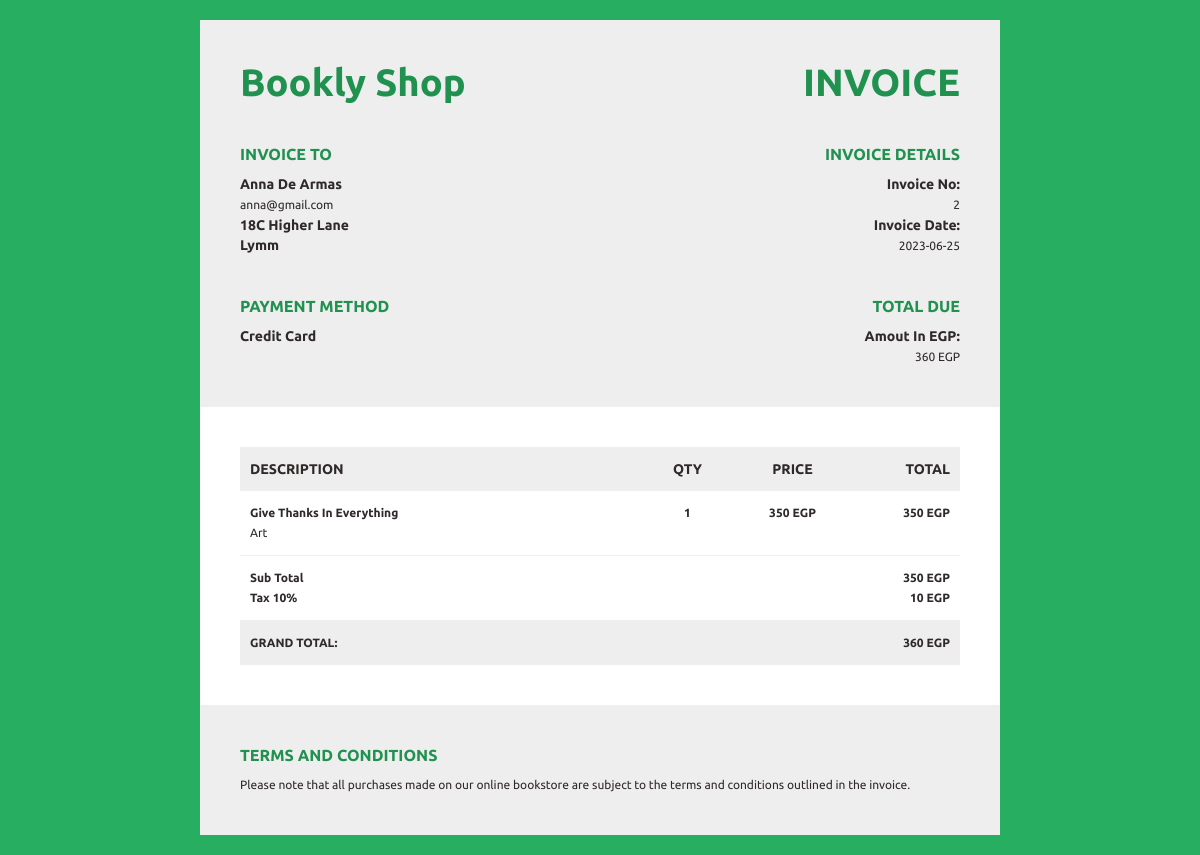
Page /invoice.php?id=2 (signed in) on the committed database.
### tables this page shows
CREATE TABLE `users` (
  `id` int(11) NOT NULL,
  `name` varchar(255) NOT NULL,
  `email` varchar(255) NOT NULL,
  `phone` varchar(255) NOT NULL,
  `address` varchar(255) NOT NULL,
  `password` varchar(255) NOT NULL,
  `group_id` int(11) NOT NULL DEFAULT 1,
  `image` varchar(255) NOT NULL,
  `date` date NOT NULL DEFAULT current_timestamp()
);

CREATE TABLE `order_details` (
  `o_id` int(11) NOT NULL,
  `city` varchar(50) NOT NULL,
  `street` varchar(50) NOT NULL,
  `building` varchar(50) NOT NULL,
  `payment_method` tinyint(1) NOT NULL DEFAULT 0
);

CREATE TABLE `orders` (
  `id` int(11) NOT NULL,
  `u_id` int(11) NOT NULL,
  `sub_total` double NOT NULL DEFAULT 0,
  `taxes` double NOT NULL DEFAULT 0,
  `total` double NOT NULL DEFAULT 0,
  `date` date NOT NULL DEFAULT current_timestamp()
);

CREATE TABLE `order_books` (
  `o_b_id` int(11) NOT NULL,
  `o_id` int(11) NOT NULL,
  `b_id` int(11) NOT NULL,
  `o_price` double NOT NULL,
  `quantity` int(11) NOT NULL,
  `o_total` double NOT NULL
);

CREATE TABLE `books` (
  `id` int(11) NOT NULL,
  `name` varchar(255) NOT NULL,
  `image` varchar(255) NOT NULL,
  `price` varchar(255) NOT NULL,
  `category_id` int(11) NOT NULL,
  `description` varchar(255) NOT NULL,
  `author` int(11) NOT NULL,
  `date` date NOT NULL DEFAULT current_timestamp()
);

CREATE TABLE `category` (
  `id` int(11) NOT NULL,
  `title` varchar(50) NOT NULL,
  `image` varchar(255) NOT NULL
);

### invoice.php (the view, shortened to what this page needs)
<?php
include 'includes/connection.php';
$order_id = "";
if(isset($_GET['id'])){
 $order_id = $_GET['id'];
}else{
 header("location: orders.php");
}
$select_order = $conn->prepare("SELECT * FROM orders o JOIN order_details od ON o.id = od.o_id WHERE id = ?");
$select_order->execute([$order_id]);
$order = $select_order->fetch(PDO::FETCH_OBJ);
$select_order_user = $conn->prepare("SELECT * FROM users WHERE id = ? LIMIT 1");
$select_order_user->execute([$order->u_id]);
$order_user = $select_order_user->fetch(PDO::FETCH_OBJ);
?>
<!DOCTYPE html>
<html lang="en">
<head>
 <link rel="stylesheet" href="css/invoice.css">
</head>
<body>
 <section>
  <div class="invoice" id="print-section">
   <div class="invoice_info">
    <div class="i_row">
     <div class="i_logo">
      <h1>Bookly Shop</h1>
     </div>
     <div class="title">
      <h1>INVOICE</h1>
     </div>
    </div>
    <div class="i_row">
     <div class="i_to">
      <div class="main_title">
       <p>Invoice To</p>
      </div>
      <div class="p_title">
       <p><?= $order_user->name ?></p>
       <span><?= $order_user->email ?></span>
      </div>
      <div class="p_title">
       <p><?= $order->building ?> <?= $order->street ?></p>
       <p><?= $order->city ?></p>
      </div>
     </div>
     <div class="i_details text_right">
      <div class="main_title">
       <p>Invoice details</p>
      </div>
      <div class="p_title">
       <p>Invoice No:</p>
       <span><?= $order->id ?></span>
      </div>
      <div class="p_title">
       <p>Invoice Date:</p>
       <span><?= $order->date ?></span>
      </div>
     </div>
    </div>
    <div class="i_row">
     <div class="i_payment">
      <div class="main_title">
       <p>Payment Method</p>
      </div>
      <div class="p_title">
       <p><?= $order->payment_method == 0 ? "Cashe On Delievery" : "Credit Card" ?></p>
      </div>
     </div>
     <div class="i_duetotal text_right">
      <div class="main_title">
       <p>Total Due</p>
      </div>
      <div class="p_title">
       <p>Amout In EGP:</p>
       <span><?= $order->total ?> EGP</span>
      </div>
     </div>
    </div>
   </div>
   <div class="invoice_table">
    <div class="i_table">
     <div class="i_table_head">
      <div class="i_row">
       <div class="i_col w_55">
        <p class="p_title">DESCRIPTION</p>
       </div>
       <div class="i_col w_15 text_center">
        <p class="p_title">QTY</p>
       </div>
       <div class="i_col w_15 text_center">
        <p class="p_title">PRICE</p>
       </div>
       <div class="i_col w_15 text_right">
        <p class="p_title">TOTAL</p>
       </div>
      </div>
     </div>
     <div class="i_table_body">
      <?php
      $select_order_books = $conn->prepare("SELECT * FROM order_books WHERE o_id = ?");
      $select_order_books->execute([$order_id]);
      if($select_order_books->rowCount() > 0){
       while ($order_book = $select_order_books->fetch(PDO::FETCH_OBJ)){
        $book_name = "Unknown";
        $book_category = "Unknown";
        $select_book = $conn->prepare("SELECT b.*, c.title FROM books b JOIN category c ON b.category_id = c.id WHERE b.id = ? LIMIT 1");
        $select_book->execute([$order_book->b_id]);
        if($select_book->rowCount() > 0){
         $fetch_book = $select_book->fetch(PDO::FETCH_OBJ);
         $book_name = $fetch_book->name;
         $book_category = $fetch_book->title;
        }
       ?>
      <div class="i_row">
       <div class="i_col w_55">
        <p> <?= $book_name ?> </p>
        <span> <?= $book_category ?> </span>
       </div>
       <div class="i_col w_15 text_center">
        <p><?= $order_book->quantity ?></p>
       </div>
       <div class="i_col w_15 text_center">
        <p><?= $order_book->o_price ?> EGP</p>
       </div>
       <div class="i_col w_15 text_right">
        <p><?= $order_book->o_total ?> EGP</p>
       </div>
      </div>
      <?php }}?>
     </div>
     <div class="i_table_foot">
      <div class="i_row">
       <div class="i_col w_50">
        <p>Sub Total</p>
        <p>Tax 10%</p>
       </div>
       <div class="i_col w_50 text_right">
        <p><?= $order->sub_total ?> EGP</p>
        <p><?= $order->taxes ?> EGP</p>
       </div>
      </div>
      <div class="i_row grand_total_wrap">
       <div class="i_col w_50">
        <p>GRAND TOTAL:</p>
       </div>
       <div class="i_col w_50 text_right">
        <p><?= $order->total ?> EGP</p>
       </div>
      </div>
     </div>
    </div>
   </div>
   <div class="invoice_terms">
    <div class="main_title">
     <p>terms and Conditions</p>
    </div>
    <p>Please note that all purchases made on our online bookstore are subject to the terms and conditions outlined in
     the invoice.</p>
   </div>
  </div>
 </section>
</body>
</html>

### css/invoice.css (style rules this page uses)
:root { --bg-clr: #27ae60; --white: #fff; --invoice-bg: #eee; --primary-clr: #2f2929; --secondary-clr: #219150; }
* { margin: 0; padding: 0; box-sizing: border-box; font-family: "Ubuntu", sans-serif; }
body { background: var(--bg-clr); font-size: 12px; line-height: 20px; color: var(--primary-clr); padding: 0 20px; }
.main_title { font-weight: 700; font-size: 16px; text-transform: uppercase; color: var(--secondary-clr); margin-bottom: 10px; }
.p_title { font-weight: 700; font-size: 14px; }
.p_title > span { font-weight: 400; font-size: 12px; }
.text_right { text-align: right; }
.text_center { text-align: center; }
.i_row { display: flex; }
.invoice { width: 800px; max-width: 100%; height: auto; background: var(--white); margin: 20px auto; }
.invoice > div { width: 100%; padding: 40px; }
.invoice .invoice_info .i_row { justify-content: space-between; }
.invoice .invoice_info, .invoice .invoice_terms { background: var(--invoice-bg); }
.invoice .invoice_info > div:not(:last-child) { margin-bottom: 40px; }
.invoice .invoice_info h1 { font-size: 38px; line-height: 44px; color: var(--secondary-clr); }
.invoice .w_15 { width: 15%; }
.invoice .w_50 { width: 50%; }
.invoice .w_55 { width: 55%; }
.invoice .i_table .i_row { padding: 12px 10px; border-bottom: 1px solid var(--invoice-bg); }
.invoice .i_table .i_row p { margin: 0; font-weight: 700; }
.invoice .i_table .i_table_head .i_row, .invoice .i_table .i_table_foot .grand_total_wrap { background: var(--invoice-bg); border: 0; }

### rows in the picture
users: name "Anna De Armas", email "anna@gmail.com"
order_details: building "18C", street "Higher Lane", city "Lymm", o_id "2", o_id.date "2023-06-25", o_id.total "360", o_id.sub_total "350", o_id.taxes "10"
order_books: books.name "Give Thanks In Everything", category.title "Art", quantity "1", o_price "350", o_total "350"
